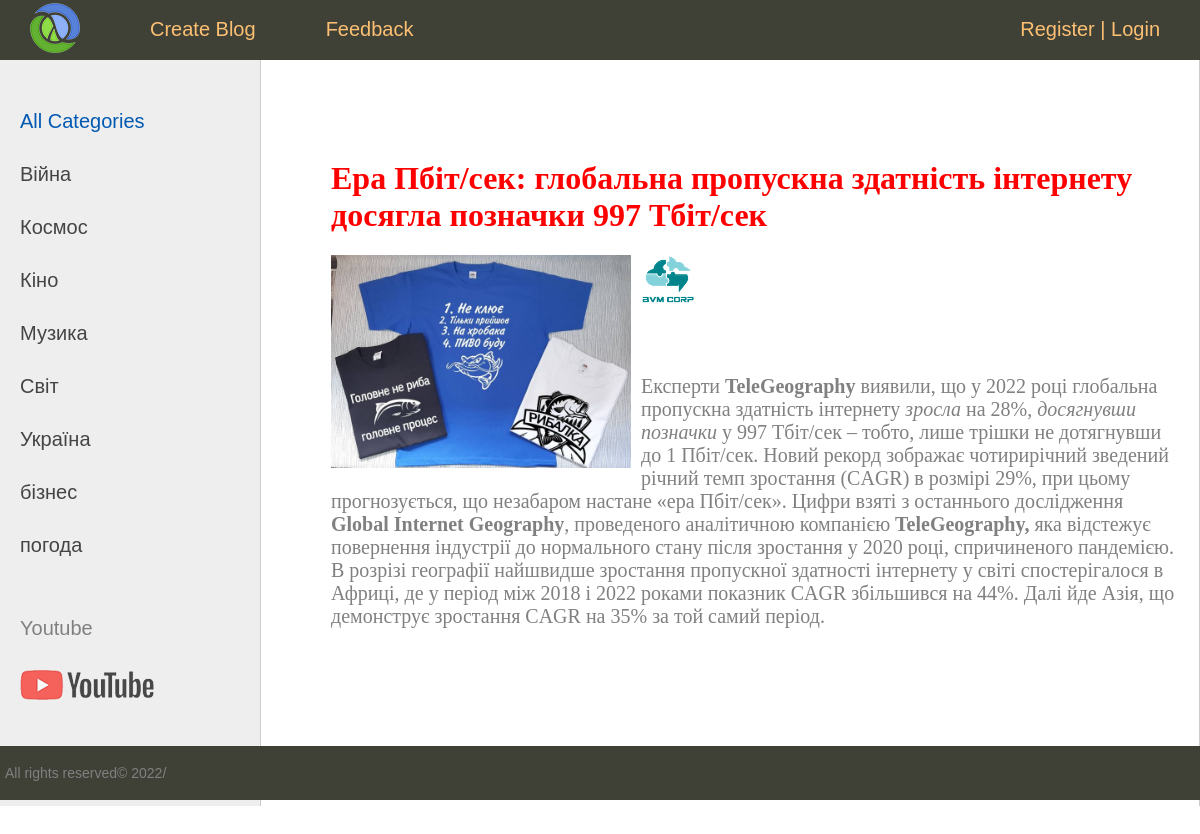
The page /post/Era-Pbit-sec on the database its author committed.
### mainapp/models.py (models this page shows, shortened)
class Category(models.Model):
    name = models.CharField(max_length=100, db_index=True, verbose_name="Категорії")
    slug = models.SlugField(max_length=255, unique=True, db_index=True, verbose_name="URL")
    def get_absolute_url(self):
        return reverse('categories', kwargs={'slug': self.slug})
    class Meta:
        verbose_name = "Category"
        verbose_name_plural = "Categories"
        ordering = ['-name']

class News(models.Model):
    title = models.CharField(max_length=255, verbose_name="Заголовок")
    slug = models.SlugField(max_length=255, unique=True, db_index=True, verbose_name="URL" )
    content = CKEditor5Field('Зміст', blank=True, config_name='extends')
    photo = models.ImageField(upload_to="photos/%Y/%m/%d/")
    time_create = models.DateTimeField(auto_now_add=True, verbose_name="Дата створення")
    time_update = models.DateTimeField(auto_now=True)
    is_published = models.BooleanField(default=True, verbose_name="Опубліковано")
    categories = models.ForeignKey('Category', on_delete=models.PROTECT, verbose_name="Категорії")
    def __str__(self):
        return self.title
    class Meta:
        verbose_name = "News"
        verbose_name_plural = "News"
        ordering = ['id']

### mainapp/views.py (the view)
# urls.py: path('post/<slug:slug>', ShowPost.as_view(), name="post"),
class ShowPost(DataMixin, DetailView):
    model = News
    template_name = 'mainapp/post.html'
    slug_url_kwargs = 'slug'
    context_object_name = "post"
    def get_context_data(self, *, object_list=None, **kwargs):
        context = super().get_context_data(**kwargs)
        c_def = self.get_user_context(title=context['post'])
        return dict(list(context.items()) + list(c_def.items()))

### mainapp/utils.py (called while the page is built)
    def get_user_context(self, **kwargs):
        context = kwargs
        categories = cache.get('category')
        if not categories:
            categories = Category.objects.annotate(Count('news'))
            cache.set('category', categories, 60)
        user_menu = menu.copy()
        if not self.request.user.is_authenticated:
            user_menu.pop(0)
            user_menu.pop(1)
        context['menu'] = user_menu
        context['categories'] = categories
        if 'categories_selected' not in context:
            context['categories_selected'] = 0
        return context

### mainapp/templates/mainapp/post.html
{% extends 'mainapp/base.html' %}
{% block content %}
<h1>{{post.title}}</h1>
{% if post.photo %}
<p><img class = "img-article-left" src="{{post.photo.url}}" alt="pic"></p>
{% endif %}
{{post.content|safe}}
{% endblock %}

### mainapp/templates/mainapp/base.html (shortened to what this page needs)
<!DOCTYPE html>
{% load static %}
{% load news_tags %}
<html lang="en">
<head>
    <link type="text/css" href="{% static 'mainapp/css/styles.css' %}" rel="stylesheet" >
</head>
<body>
<table class="table-page" border=0 cellpadding="0" cellspacing="0">
    <tr>
        <td valign="top">
            {% block mainmenu %}
                <div class="header">
                    <ul id="mainmenu" class="mainmenu">
                        <li class="logo-li">
                            <a href="{% url 'home' %}" class="logo">
                            </a>
                        </li>
                        {% for m in menu %}
                            <li><a href="{% url m.url_name %}">{{m.title}}</a></li>
                        {% endfor %}
                        {% if request.user.is_authenticated %}
                        <li class="last"> {{user.username}} | <a href="{% url 'logout' %}">Вихід</a>
                        {% else %}
                        <li class="last"><a href="{% url 'register' %}">Register</a> | <a href="{% url 'login' %}">Login</a></li>
                        {% endif %}
                    </ul>
                </div>
            {% endblock mainmenu %}
            <table class="table-content" border=0 cellpadding="0" cellspacing="0">
                <tr>
                    <td valign="top" class="left-chapters">
                        <ul id="leftchapters">
                            {% if categories_selected == 0 %}
                                <li class="selected">All Categories</li>
                            {% else %}
                                <li><a href="{% url 'home' %}">Всі категорії</a></li>
                            {% endif %}
                            {% for c in categories %}
                                {% if c.pk == categories_selected %}
                                    <li class="selected">{{c.name}}</li>
                                {% else %}
                                    <li><a href="{{c.get_absolute_url}}">{{c.name}}</a></li>
                                {% endif %}
                            {% endfor %}
                            <li class="share">
                                <p>Youtube</p>
                                <a class="share-yt" href="https://www.youtube.com" target="_blank" rel="nofollow"></a>
                            </li>
                        </ul>
                    </td>
                    <td valign="top" class="content">
                        <div class="content-text">
                            {% block content %}
                            {% endblock %}
                        </div>
                    </td>
                </tr>
            </table>
        </td>
    </tr>
    <tr>
        <td valign="top">
            <div id="footer">
                <p>All rights reserved&copy; 2022/</p>
            </div>
        </td>
    </tr>
</table>
</body>
</html>

### static/mainapp/css/styles.css (style rules this page uses)
html, body { font-family: 'Arial'; margin: 0; padding: 0; height: 100%; width: 100%; color: #444; }
h1 { color: red; }
p { color: grey; }
a { color: #0059b2; text-decoration: none; }
img { max-width: 600px; height: auto; }
img.img-article-left { max-width: 300px; height: auto; float: left; padding: 0 10px 10px 0; }
.table-page { width: 100%; height: 100%; vertical-align: top; }
.table-page tr { height: 100%; }
.header { background: #3F4137; height: 60px; }
.logo { background: url('../images/logo.png') no-repeat; width: 50px; height: 50px; display: inline-block; }
.logo-li { margin: 3px 40px 0 30px !important; }
ul.mainmenu { list-style: none; margin: 0; padding: 0; height: 60px; color: #fdc073; font-size: 20px; overflow: hidden; }
ul.mainmenu li { float: left; margin: 18px 40px 0 30px; }
ul.mainmenu li.last { float: right; }
ul.mainmenu li a { color: #fdc073; text-decoration: none; }
.table-content { width: 100%; min-height: 100%; height: 100%; }
.left-chapters { margin: 0; background: #eee; border-right: 1px solid #ccc; min-height: 100%; }
.left-chapters ul { width: 230px; min-height: 100%; margin: 0; padding: 20px 10px 10px 20px; list-style: none; font-size: 20px; }
.left-chapters ul li { margin: 30px 0 0 0; color: #999; }
.left-chapters ul li.selected { color: #0059b2; }
.left-chapters ul li a { color: #444; text-decoration: none; }
.left-chapters ul li.share { margin: 60px 0 0 0; }
.left-chapters ul li.share p { margin: 30px 0 30px 0; }
.left-chapters ul li.share a { display: inline-block; width: 40px; height: 40px; margin: 0 20px 0 0; }
.left-chapters ul li.share a.share-yt { width: 100%; height: 30px; background: url('../images/share_yt.png') no-repeat 0 0 }
.content { padding: 40px 20px 20px 40px; width: 100%; box-sizing: border-box; }
.content-text { margin: 60px 0 0 30px; color: #000; font-size: 20px; font-family: Yandex Sans Display Light; }
.content-text h1 { font-size: 32px; }
#footer { box-sizing: border-box; background: #3F4137; padding: 5px; color: #aaa; font-size: 14px; font-family: Verdana, Geneva, Arial, Helvetica; text-align: left; overflow: hidden; }

### rows shown on the page
Category: name "Війна"
Category: name "Космос"
Category: name "Кіно"
Category: name "Музика"
Category: name "Світ"
Category: name "Україна"
Category: name "бізнес"
Category: name "погода"
News: title "Ера Пбіт/сек: глобальна пропускна здатність інтернету досягла позначки 997 Тбіт/сек", photo (picture), content (picture), content "Експерти TeleGeography виявили, що у 2022 році глобальна пропускна здатність інтернету зросла на 28%, досягнувши позначки у 997 Тбіт/сек – тобто, лише трішки не дотягнувши до 1 Пбіт/сек. Новий рекорд зображає чотирирічний зведений річний темп зростання (CAGR) в розмірі 29%, при цьому прогнозується, що незабаром настане «ера Пбіт/сек». Цифри взяті з останнього дослідження Global Internet Geography , проведеного аналітичною компанією TeleGeography, яка відстежує повернення індустрії до нормального стану після зростання у 2020 році, спричиненого пандемією. В розрізі географії найшвидше зростання пропускної здатності інтернету у світі спостерігалося в Африці, де у період між 2018 і 2022 роками…"

### other values the page prints
{{ m.title }} "Create Blog" "Feedback"
